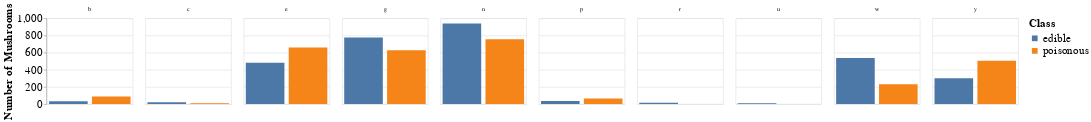

Notebook code cell kept with this figure:
### Markdown cell above
To visualize how each feature affected the accuracy, we plotted the occurrences of the observation types with our predicted observations of edible or poisonous. First, we test cap colour, to check if it will be a good predictor.

In both cap colour and habitat, as will be seen below, we see variables which exist only for one sub-type, making them bad predictors. Hence, we will remove both variables from our model.

### Code cell
cap_colour_plot = (
    alt.Chart(cap_colour)
    .mark_bar()
    .encode(
        x=alt.X("class", title=None, axis=None),
        y=alt.Y("n", title= "Number of Mushrooms"),
        color=alt.Color("class", title= 'Class'),
        column=alt.Column("cap_colour", title=None)
    ).configure_axis(labelFontSize=20, titleFontSize=20)
                    .configure_legend(labelFontSize=20, titleFontSize=20)
                .properties(width = 150, height = 150)
)
cap_colour_plot

### Figure 1 — Vega-Lite specification as saved in the notebook (floating-point values rounded to 4 significant figures)
{"config": {"view": {"continuousWidth": 400, "continuousHeight": 300}, "axis": {"labelFontSize": 20, "titleFontSize": 20}, "legend": {"labelFontSize": 20, "titleFontSize": 20}}, "data": {"name": "data-ae2cb7e2f7cb5130526b2318e62493cf"}, "mark": "bar", "encoding": {"color": {"field": "class", "title": "Class", "type": "nominal"}, "column": {"field": "cap_colour", "title": null, "type": "nominal"}, "x": {"axis": null, "field": "class", "title": null, "type": "nominal"}, "y": {"field": "n", "title": "Number of Mushrooms", "type": "quantitative"}}, "height": 150, "width": 150, "$schema": "https://vega.github.io/schema/vega-lite/v4.17.0.json", "datasets": {"data-ae2cb7e2f7cb5130526b2318e62493cf": [{"class": "edible", "cap_colour": "b", "n": 34}, {"class": "edible", "cap_colour": "c", "n": 21}, {"class": "edible", "cap_colour": "e", "n": 482}, {"class": "edible", "cap_colour": "g", "n": 776}, {"class": "edible", "cap_colour": "n", "n": 938}, {"class": "edible", "cap_colour": "p", "n": 36}, {"class": "edible", "cap_colour": "r", "n": 15}, {"class": "edible", "cap_colour": "u", "n": 9}, {"class": "edible", "cap_colour": "w", "n": 537}, {"class": "edible", "cap_colour": "y", "n": 302}, {"class": "poisonous", "cap_colour": "b", "n": 88}, {"class": "poisonous", "cap_colour": "c", "n": 9}, {"class": "poisonous", "cap_colour": "e", "n": 660}, {"class": "poisonous", "cap_colour": "g", "n": 628}, {"class": "poisonous", "cap_colour": "n", "n": 755}, {"class": "poisonous", "cap_colour": "p", "n": 66}, {"class": "poisonous", "cap_colour": "w", "n": 232}, {"class": "poisonous", "cap_colour": "y", "n": 504}]}}
